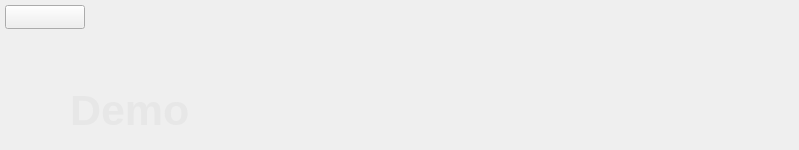
    <widget class="QWidget" name="Demo">
     <widget class="QPushButton" name="Demo_Home_Btn">
      <property name="geometry">
       <rect>
        <x>5</x>
        <y>5</y>
        <width>80</width>
        <height>24</height>
       </rect>
      </property>
      <property name="text">
       <string/>
      </property>
     </widget>
     <widget class="QLabel" name="Demo_Lbl">
      <property name="geometry">
       <rect>
        <x>70</x>
        <y>80</y>
        <width>591</width>
        <height>61</height>
       </rect>
      </property>
      <property name="palette">
       <palette>
        <active>
         <colorrole role="WindowText">
          <brush brushstyle="SolidPattern">
           <color alpha="255">
            <red>255</red>
            <green>255</green>
            <blue>255</blue>
           </color>
          </brush>
         </colorrole>
         <colorrole role="Button">
          <brush brushstyle="SolidPattern">
           <color alpha="255">
            <red>255</red>
            <green>255</green>
            <blue>255</blue>
           </color>
          </brush>
         </colorrole>
         <colorrole role="Midlight">
          <brush brushstyle="SolidPattern">
           <color alpha="255">
            <red>255</red>
            <green>255</green>
            <blue>255</blue>
           </color>
          </brush>
         </colorrole>
         <colorrole role="Dark">
          <brush brushstyle="SolidPattern">
           <color alpha="255">
            <red>127</red>
            <green>127</green>
            <blue>127</blue>
           </color>
          </brush>
         </colorrole>
         <colorrole role="Mid">
          <brush brushstyle="SolidPattern">
           <color alpha="255">
            <red>170</red>
            <green>170</green>
            <blue>170</blue>
           </color>
          </brush>
         </colorrole>
         <colorrole role="Text">
          <brush brushstyle="SolidPattern">
           <color alpha="255">
            <red>0</red>
            <green>0</green>
            <blue>0</blue>
           </color>
          </brush>
         </colorrole>
         <colorrole role="BrightText">
          <brush brushstyle="SolidPattern">
           <color alpha="255">
            <red>255</red>
            <green>255</green>
            <blue>255</blue>
           </color>
          </brush>
         </colorrole>
         <colorrole role="ButtonText">
          <brush brushstyle="SolidPattern">
           <color alpha="255">
            <red>0</red>
            <green>0</green>
            <blue>0</blue>
           </color>
          </brush>
         </colorrole>
         <colorrole role="Base">
          <brush brushstyle="SolidPattern">
           <color alpha="255">
            <red>255</red>
            <green>255</green>
            <blue>255</blue>
           </color>
          </brush>
         </colorrole>
         <colorrole role="Window">
          <brush brushstyle="SolidPattern">
           <color alpha="255">
            <red>255</red>
            <green>255</green>
            <blue>255</blue>
           </color>
          </brush>
         </colorrole>
         <colorrole role="Shadow">
          <brush brushstyle="SolidPattern">
           <color alpha="255">
            <red>0</red>
            <green>0</green>
            <blue>0</blue>
           </color>
          </brush>
         </colorrole>
         <colorrole role="AlternateBase">
          <brush brushstyle="SolidPattern">
           <color alpha="255">
            <red>255</red>
            <green>255</green>
            <blue>255</blue>
           </color>
          </brush>
         </colorrole>
         <colorrole role="ToolTipBase">
          <brush brushstyle="SolidPattern">
           <color alpha="255">
            <red>255</red>
            <green>255</green>
            <blue>220</blue>
           </color>
          </brush>
         </colorrole>
         <colorrole role="ToolTipText">
          <brush brushstyle="SolidPattern">
           <color alpha="255">
            <red>0</red>
            <green>0</green>
            <blue>0</blue>
           </color>
          </brush>
         </colorrole>
         <colorrole role="PlaceholderText">
          <brush brushstyle="NoBrush">
           <color alpha="128">
            <red>0</red>
            <green>0</green>
            <blue>0</blue>
           </color>
          </brush>
         </colorrole>
        </active>
        <inactive>
         <colorrole role="WindowText">
          <brush brushstyle="SolidPattern">
           <color alpha="255">
            <red>231</red>
            <green>231</green>
            <blue>231</blue>
           </color>
          </brush>
         </colorrole>
         <colorrole role="Button">
          <brush brushstyle="SolidPattern">
           <color alpha="255">
            <red>35</red>
            <green>35</green>
            <blue>35</blue>
           </color>
          </brush>
         </colorrole>
         <colorrole role="Midlight">
          <brush brushstyle="SolidPattern">
           <color alpha="255">
            <red>227</red>
            <green>227</green>
            <blue>227</blue>
           </color>
          </brush>
         </colorrole>
         <colorrole role="Dark">
          <brush brushstyle="SolidPattern">
           <color alpha="255">
            <red>35</red>
            <green>35</green>
            <blue>35</blue>
           </color>
          </brush>
         </colorrole>
         <colorrole role="Mid">
          <brush brushstyle="SolidPattern">
           <color alpha="255">
            <red>160</red>
            <green>160</green>
            <blue>160</blue>
           </color>
          </brush>
         </colorrole>
         <colorrole role="Text">
          <brush brushstyle="SolidPattern">
           <color alpha="255">
            <red>231</red>
            <green>231</green>
            <blue>231</blue>
           </color>
          </brush>
         </colorrole>
         <colorrole role="BrightText">
          <brush brushstyle="SolidPattern">
           <color alpha="255">
            <red>255</red>
            <green>0</green>
            <blue>0</blue>
           </color>
          </brush>
         </colorrole>
         <colorrole role="ButtonText">
          <brush brushstyle="SolidPattern">
           <color alpha="255">
            <red>231</red>
            <green>231</green>
            <blue>231</blue>
           </color>
          </brush>
         </colorrole>
         <colorrole role="Base">
          <brush brushstyle="SolidPattern">
           <color alpha="255">
            <red>51</red>
            <green>51</green>
            <blue>51</blue>
           </color>
          </brush>
         </colorrole>
         <colorrole role="Window">
          <brush brushstyle="SolidPattern">
           <color alpha="255">
            <red>51</red>
            <green>51</green>
            <blue>51</blue>
           </color>
          </brush>
         </colorrole>
         <colorrole role="Shadow">
          <brush brushstyle="SolidPattern">
           <color alpha="255">
            <red>105</red>
            <green>105</green>
            <blue>105</blue>
           </color>
          </brush>
         </colorrole>
         <colorrole role="AlternateBase">
          <brush brushstyle="SolidPattern">
           <color alpha="255">
            <red>81</red>
            <green>81</green>
            <blue>81</blue>
           </color>
          </brush>
         </colorrole>
         <colorrole role="ToolTipBase">
          <brush brushstyle="SolidPattern">
           <color alpha="102">
            <red>0</red>
            <green>0</green>
            <blue>0</blue>
           </color>
          </brush>
         </colorrole>
         <colorrole role="ToolTipText">
          <brush brushstyle="SolidPattern">
           <color alpha="255">
            <red>231</red>
            <green>231</green>
            <blue>231</blue>
           </color>
          </brush>
         </colorrole>
         <colorrole role="PlaceholderText">
          <brush brushstyle="NoBrush">
           <color alpha="128">
            <red>0</red>
            <green>0</green>
            <blue>0</blue>
           </color>
          </brush>
         </colorrole>
        </inactive>
        <disabled>
         <colorrole role="WindowText">
          <brush brushstyle="SolidPattern">
           <color alpha="255">
            <red>127</red>
            <green>127</green>
            <blue>127</blue>
           </color>
          </brush>
         </colorrole>
         <colorrole role="Button">
          <brush brushstyle="SolidPattern">
           <color alpha="255">
            <red>255</red>
            <green>255</green>
            <blue>255</blue>
           </color>
          </brush>
         </colorrole>
         <colorrole role="Midlight">
          <brush brushstyle="SolidPattern">
           <color alpha="255">
            <red>255</red>
            <green>255</green>
            <blue>255</blue>
           </color>
          </brush>
         </colorrole>
         <colorrole role="Dark">
          <brush brushstyle="SolidPattern">
           <color alpha="255">
            <red>127</red>
            <green>127</green>
            <blue>127</blue>
           </color>
          </brush>
         </colorrole>
         <colorrole role="Mid">
          <brush brushstyle="SolidPattern">
           <color alpha="255">
            <red>170</red>
            <green>170</green>
            <blue>170</blue>
           </color>
          </brush>
         </colorrole>
         <colorrole role="Text">
          <brush brushstyle="SolidPattern">
           <color alpha="255">
            <red>127</red>
            <green>127</green>
            <blue>127</blue>
           </color>
          </brush>
         </colorrole>
         <colorrole role="BrightText">
          <brush brushstyle="SolidPattern">
           <color alpha="255">
            <red>255</red>
            <green>255</green>
            <blue>255</blue>
           </color>
          </brush>
         </colorrole>
         <colorrole role="ButtonText">
          <brush brushstyle="SolidPattern">
           <color alpha="255">
            <red>127</red>
            <green>127</green>
            <blue>127</blue>
           </color>
          </brush>
         </colorrole>
         <colorrole role="Base">
          <brush brushstyle="SolidPattern">
           <color alpha="255">
            <red>255</red>
            <green>255</green>
            <blue>255</blue>
           </color>
          </brush>
         </colorrole>
         <colorrole role="Window">
          <brush brushstyle="SolidPattern">
           <color alpha="255">
            <red>255</red>
            <green>255</green>
            <blue>255</blue>
           </color>
          </brush>
         </colorrole>
         <colorrole role="Shadow">
          <brush brushstyle="SolidPattern">
           <color alpha="255">
            <red>0</red>
            <green>0</green>
            <blue>0</blue>
           </color>
          </brush>
         </colorrole>
         <colorrole role="AlternateBase">
          <brush brushstyle="SolidPattern">
           <color alpha="255">
            <red>81</red>
            <green>81</green>
            <blue>81</blue>
           </color>
          </brush>
         </colorrole>
         <colorrole role="ToolTipBase">
          <brush brushstyle="SolidPattern">
           <color alpha="102">
            <red>0</red>
            <green>0</green>
            <blue>0</blue>
           </color>
          </brush>
         </colorrole>
         <colorrole role="ToolTipText">
          <brush brushstyle="SolidPattern">
           <color alpha="255">
            <red>231</red>
            <green>231</green>
            <blue>231</blue>
           </color>
          </brush>
         </colorrole>
         <colorrole role="PlaceholderText">
          <brush brushstyle="NoBrush">
           <color alpha="128">
            <red>0</red>
            <green>0</green>
            <blue>0</blue>
           </color>
          </brush>
         </colorrole>
        </disabled>
       </palette>
      </property>
      <property name="font">
       <font>
        <pointsize>32</pointsize>
        <weight>75</weight>
        <bold>true</bold>
       </font>
      </property>
      <property name="text">
       <string>Demo</string>
      </property>
     </widget>
     <widget class="QLabel" name="Demo_EC_Logo">
      <property name="geometry">
       <rect>
        <x>550</x>
        <y>10</y>
        <width>240</width>
        <height>66</height>
       </rect>
      </property>
      <property name="text">
       <string/>
      </property>
      <property name="pixmap">
       <pixmap resource="Resources.qrc">:/Resources/EnovationLogo.png</pixmap>
      </property>
      <property name="scaledContents">
       <bool>true</bool>
      </property>
     </widget>
    </widget>
